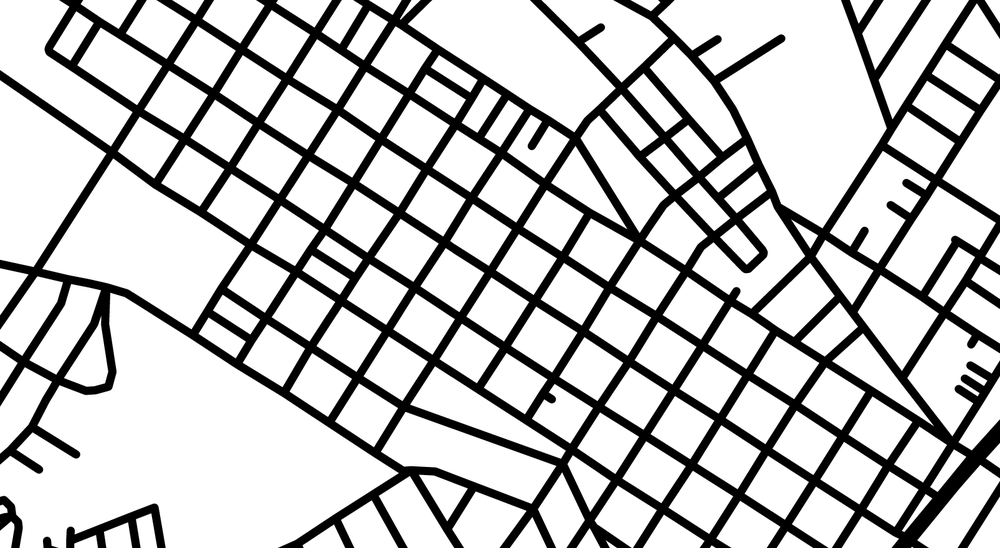
//> input picture data/img/cidadeUniversitaria2.png, 1000 x 548 px, shrunk from 1605 x 879 before the run
$ ./main   (built with g++ and OpenCV 4)
//> lines starting //> are read from the running program, lines starting //| are printed output that depends on the picture; after the words box and inside, x2 and y2 are one past the last pixel; in counts of white or black regions, pixels touching at a corner belong together
//> further down, image is the input picture: 548 rows x 1000 cols, CV_8UC3; min 0, max 255, mean 193.2
### src/ImageMap.hpp
#ifndef IMAGE_MAP_HPP
#define IMAGE_MAP_HPP

#include <string>
#include <opencv2/opencv.hpp>

class ImageMap
{
private:

	cv::Mat image;

	/**
	 * Método responsável por converter a imagem em uma imagem binaria
	 */
	void imgBinary( cv::Mat& mapMat );

	/**
	 * Perform one thinning iteration.
	 * Normally you wouldn't call this function directly from your code.
	 *
	 * @param  im    Binary image with range = 0-1
	 * @param  iter  0=even, 1=odd
	 */
	void thinningIteration(cv::Mat& im, int iter);

	/**
	 * Function for thinning the given binary image
	 *
	 * @param  im  Binary image with range = 0-255
	 */
	void thinning(cv::Mat& im);

	/**
	 * Método responsável por converter a imagem em niveis de cinza	 *
	 */
	void grayScale( cv::Mat& mapMat );

public:
	/**
	 * Construtor
	 * @param filename
	 */
	ImageMap( const cv::Mat mapMat );
};

#endif

### src/ImageMap.cpp
#include "ImageMap.hpp"


/**
 * Construtor da classe ImageMap
 * @param map Mat do mapa
 */
ImageMap::ImageMap( cv::Mat mapMat )
{
	imgBinary( mapMat );
	thinning(mapMat);
	cv::imshow("picas", mapMat);
}

void ImageMap::grayScale( cv::Mat& mapMat )
{
	cv::cvtColor( mapMat, mapMat, CV_RGB2GRAY );
}


void ImageMap::imgBinary( cv::Mat& mapMat )
{
	//cv::Mat dstDilate;
	//cv::Mat dstErode;
	grayScale(mapMat);
	cv::threshold(mapMat, mapMat, 240, 250, cv::THRESH_BINARY_INV );
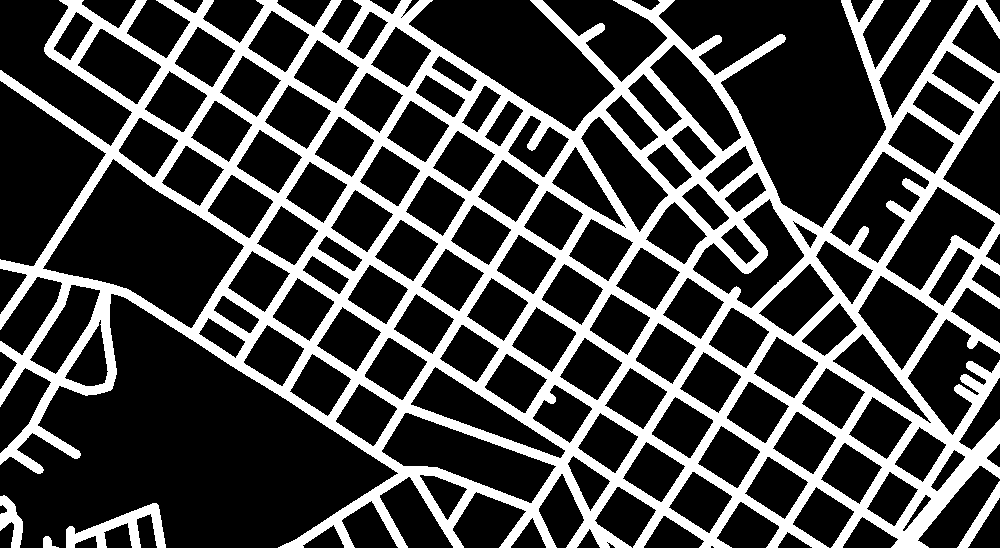
//> mapMat: 548 rows x 1000 cols, CV_8UC1; values 0 (black) and 250 (white), 26.9% white; 5 white regions, box (x1, y1, x2, y2) and area: (0, 0, 1000, 548) 144454, (66, 503, 166, 548) 1748, (0, 495, 23, 548) 663, (957, 481, 1000, 548) 652, (43, 536, 59, 548) 109
	cv::imshow("dif", mapMat);
}


/**
 * Perform one thinning iteration.
 * Normally you wouldn't call this function directly from your code.
 *
 * @param  im    Binary image with range = 0-1
 * @param  iter  0=even, 1=odd
 */
void ImageMap::thinningIteration(cv::Mat& im, int iter)
{
    cv::Mat marker = cv::Mat::zeros(im.size(), CV_8UC1);

    for (int i = 1; i < im.rows-1; i++)
    {
        for (int j = 1; j < im.cols-1; j++)
        {
            uchar p2 = im.at<uchar>(i-1, j);
            uchar p3 = im.at<uchar>(i-1, j+1);
            uchar p4 = im.at<uchar>(i, j+1);
            uchar p5 = im.at<uchar>(i+1, j+1);
            uchar p6 = im.at<uchar>(i+1, j);
            uchar p7 = im.at<uchar>(i+1, j-1);
            uchar p8 = im.at<uchar>(i, j-1);
            uchar p9 = im.at<uchar>(i-1, j-1);

            int A  = (p2 == 0 && p3 == 1) + (p3 == 0 && p4 == 1) +
                     (p4 == 0 && p5 == 1) + (p5 == 0 && p6 == 1) +
                     (p6 == 0 && p7 == 1) + (p7 == 0 && p8 == 1) +
                     (p8 == 0 && p9 == 1) + (p9 == 0 && p2 == 1);
            int B  = p2 + p3 + p4 + p5 + p6 + p7 + p8 + p9;
            int m1 = iter == 0 ? (p2 * p4 * p6) : (p2 * p4 * p8);
            int m2 = iter == 0 ? (p4 * p6 * p8) : (p2 * p6 * p8);

            if (A == 1 && (B >= 2 && B <= 6) && m1 == 0 && m2 == 0)
                marker.at<uchar>(i,j) = 1;
        }
    }

    im &= ~marker;
}

/**
 * Function for thinning the given binary image
 *
 * @param  im  Binary image with range = 0-255
 */
void ImageMap::thinning(cv::Mat& im)
{
    im /= 255;

    cv::Mat prev = cv::Mat::zeros(im.size(), CV_8UC1);
    cv::Mat diff;

    do {
        thinningIteration(im, 0);
        thinningIteration(im, 1);
        cv::absdiff(im, prev, diff);
        im.copyTo(prev);
    }
    while (cv::countNonZero(diff) > 0);
//> this loop made 11 passes
//> pass 1, in thinningIteration, `im &= ~marker;`:
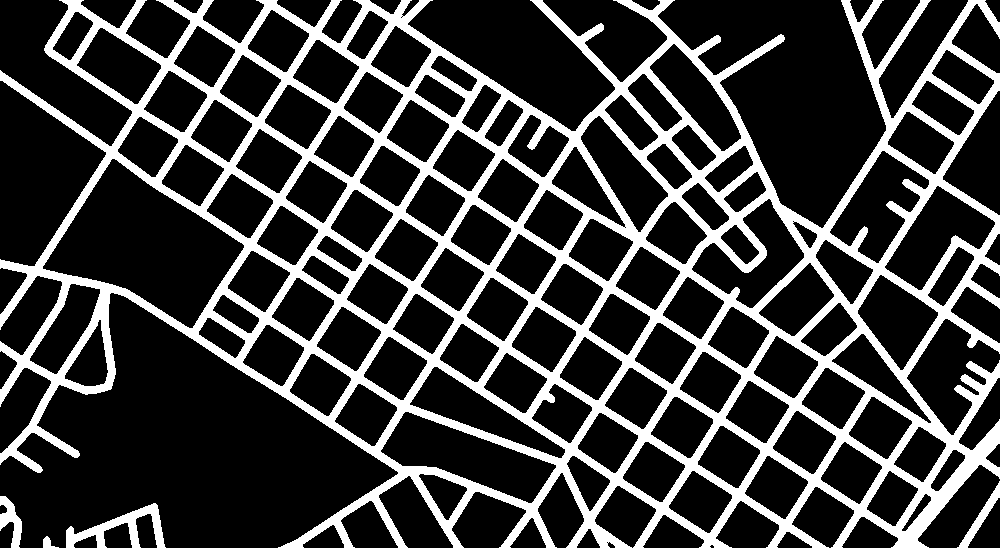
//> im: 548 rows x 1000 cols, CV_8UC1; values 0 (black) and 1 (white), 23.4% white; 5 white regions, box (x1, y1, x2, y2) and area: (0, 0, 1000, 548) 125441, (66, 503, 166, 548) 1548, (0, 496, 22, 548) 588, (957, 481, 1000, 548) 562, (43, 536, 59, 548) 95
//> pass 1, in thinningIteration (call 2), `im &= ~marker;`:
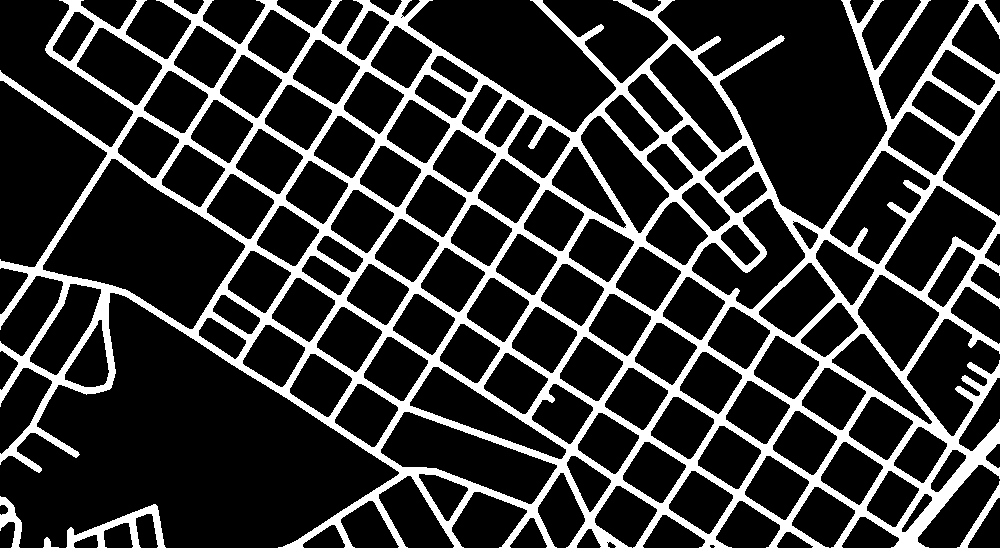
//> im: 548 rows x 1000 cols, CV_8UC1; values 0 (black) and 1 (white), 19.8% white; 5 white regions, box (x1, y1, x2, y2) and area: (0, 0, 1000, 548) 106093, (66, 504, 166, 548) 1336, (0, 496, 22, 548) 519, (957, 481, 1000, 548) 468, (43, 537, 59, 548) 76
//> pass 2, in thinningIteration (call 3), `im &= ~marker;`:
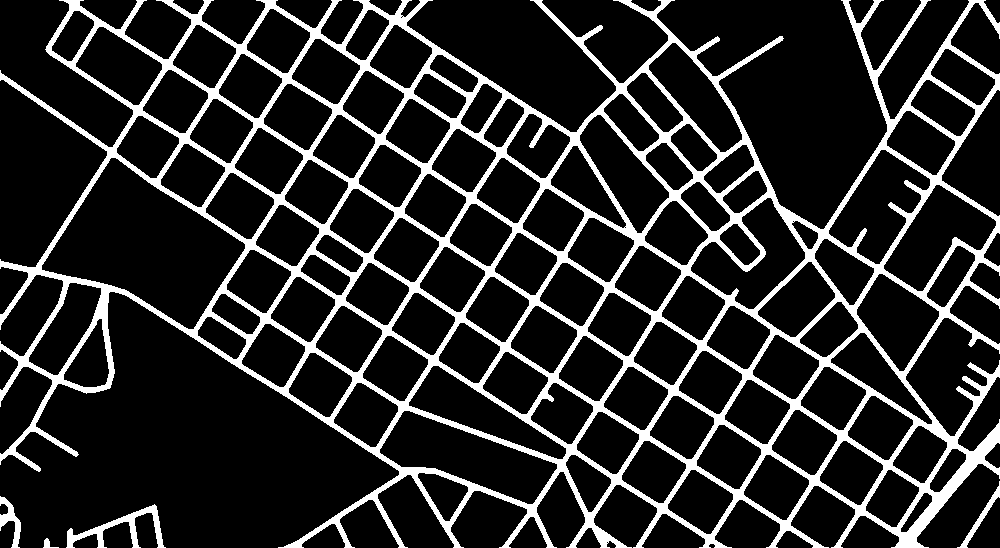
//> im: 548 rows x 1000 cols, CV_8UC1; values 0 (black) and 1 (white), 16.1% white; 5 white regions, box (x1, y1, x2, y2) and area: (0, 0, 1000, 548) 86399, (66, 504, 166, 548) 1126, (0, 496, 21, 548) 442, (957, 481, 1000, 548) 379, (43, 538, 59, 548) 63
//> pass 2, in thinningIteration (call 4), `im &= ~marker;`:
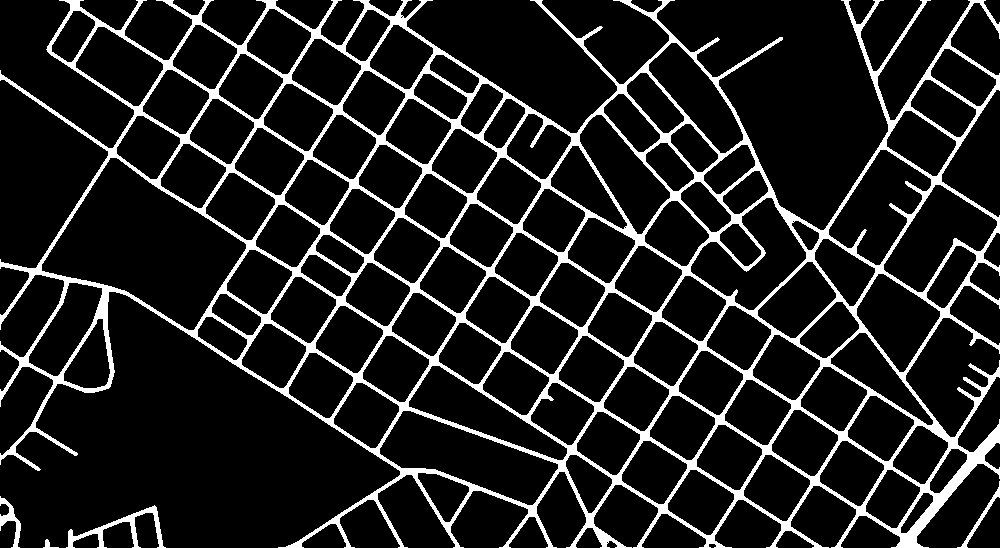
//> im: 548 rows x 1000 cols, CV_8UC1; values 0 (black) and 1 (white), 12.4% white; 5 white regions, box (x1, y1, x2, y2) and area: (0, 0, 1000, 548) 66538, (66, 505, 166, 548) 914, (0, 496, 21, 548) 371, (957, 481, 1000, 548) 287, (43, 539, 59, 548) 51
//> after the loop:
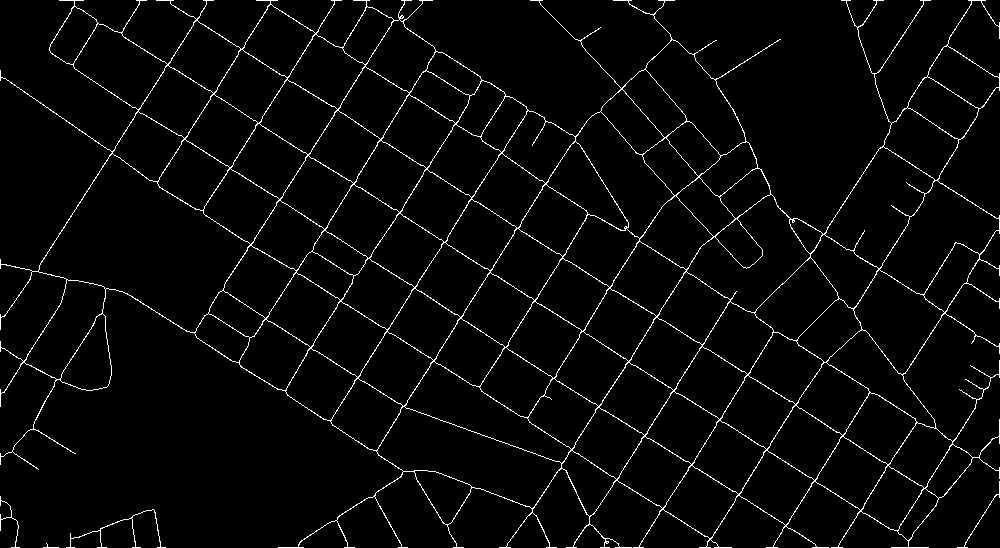
//> im: 548 rows x 1000 cols, CV_8UC1; values 0 (black) and 1 (white), 3.2% white in thin lines or dots
//> after the loop: diff: 548 rows x 1000 cols, CV_8UC1; every value is 0

    im *= 255;
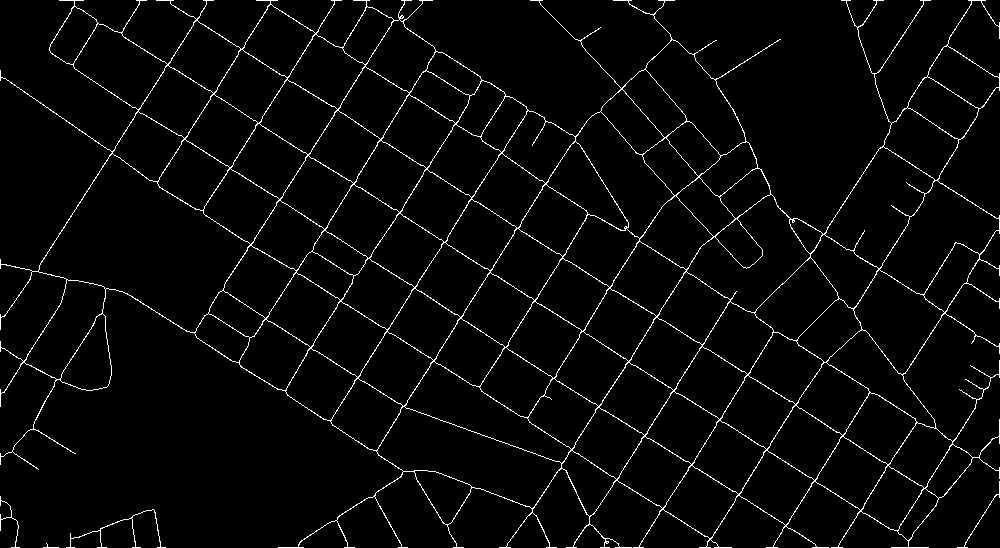
//> im: 548 rows x 1000 cols, CV_8UC1; 3.2% white in thin lines or dots
}

### src/main.cpp
#include <stdio.h>
#include <opencv2/opencv.hpp>
#include <list>
#include "ImageMap.hpp"


using namespace cv;


int main( int argc, char** argv )
{
	cv::Mat image;
	image = imread( "data/img/cidadeUniversitaria2.png", 1 );
	//image = imread( "data/img/bonas3.png", 1 );

	//std::list< cv::Mat > lista;
	//lista.push_back( image );
	ImageMap map(image);


	waitKey(0);

	return 0;
}

$ run again, with data/img/cidadeUniversitaria.png copied over data/img/cidadeUniversitaria2.png
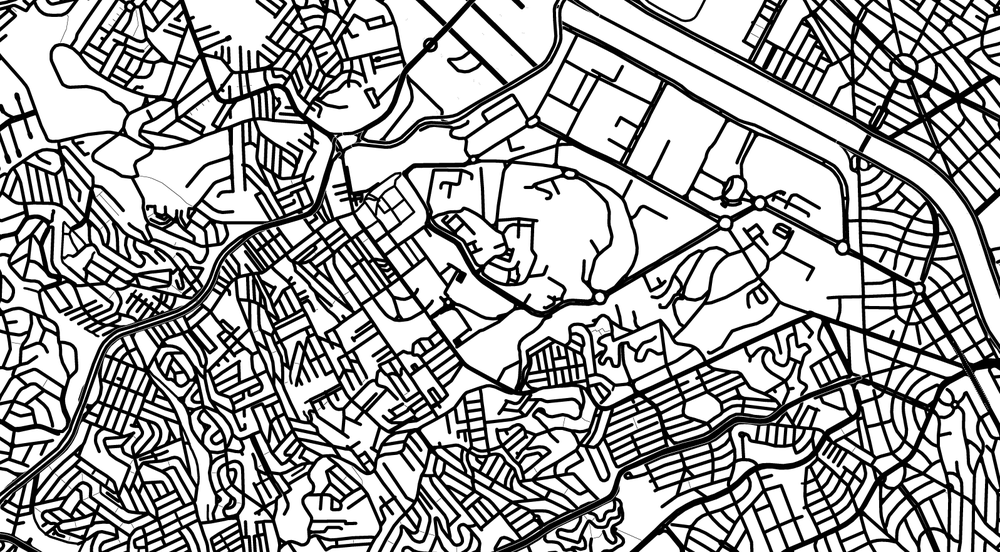
//> input picture data/img/cidadeUniversitaria.png, 1000 x 552 px, shrunk from 1597 x 882 before the run
//> image is the input picture: 552 rows x 1000 cols, CV_8UC3; min 0, max 255, mean 169.9
//> in imgBinary, `cv::threshold(mapMat, mapMat, 240, 250, cv::THRESH_BINARY_INV );`:
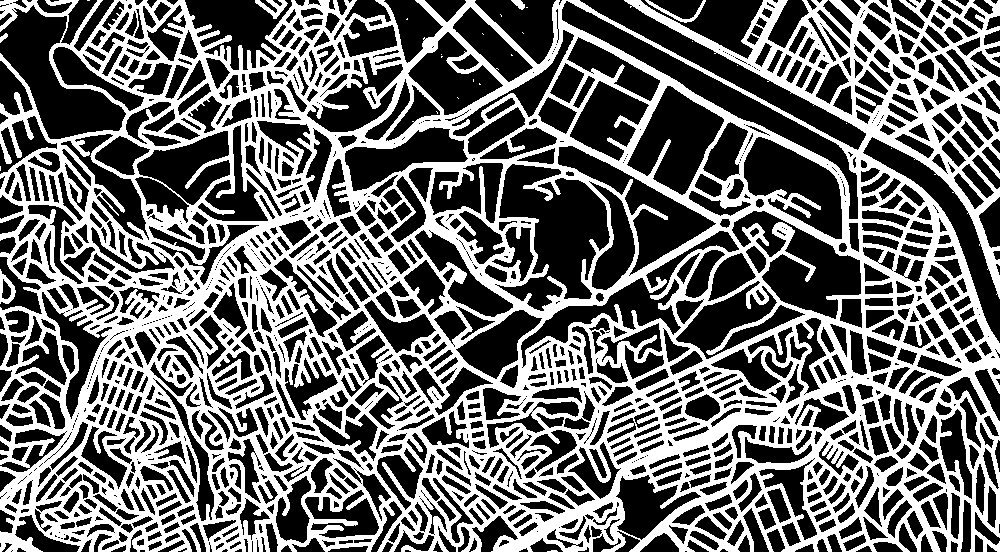
//> mapMat: 552 rows x 1000 cols, CV_8UC1; values 0 (black) and 250 (white), 42.3% white; 25 white regions (19 under 20 px), largest, box (x1, y1, x2, y2) and area: (0, 0, 1000, 552) 232796, (255, 0, 288, 19) 261, (645, 0, 706, 23) 252, (0, 269, 16, 304) 246, (511, 0, 525, 10) 79, (0, 33, 8, 43) 41
//> in thinning, `im *= 255;`:
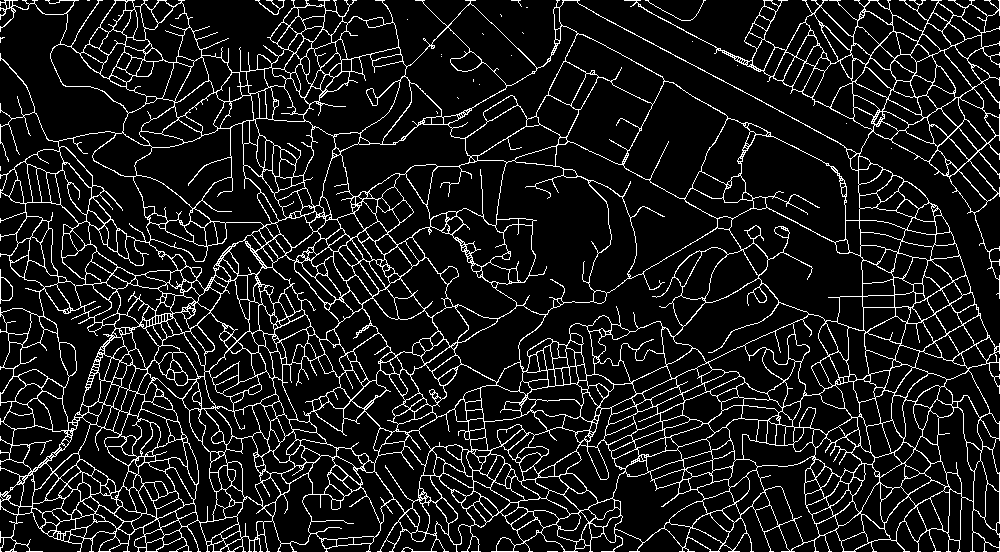
//> im: 552 rows x 1000 cols, CV_8UC1; 10.4% white in thin lines or dots

$ run again, with data/img/rua.png copied over data/img/cidadeUniversitaria2.png
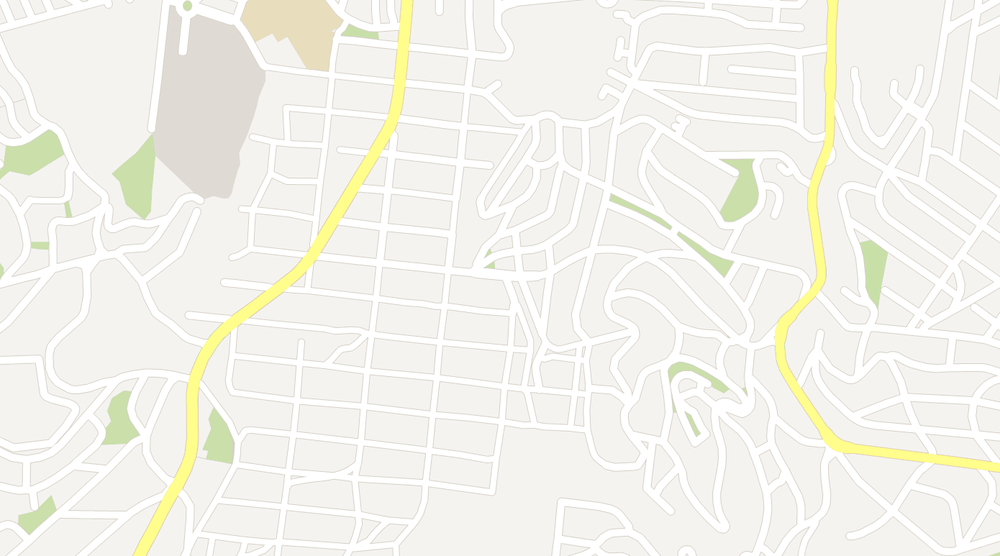
//> input picture data/img/rua.png, 1000 x 556 px, shrunk from 1390 x 773 before the run
//> image is the input picture: 556 rows x 1000 cols, CV_8UC3; mean B, G, R 236.5, 243.2, 243.9
//> in imgBinary, `cv::threshold(mapMat, mapMat, 240, 250, cv::THRESH_BINARY_INV );`:
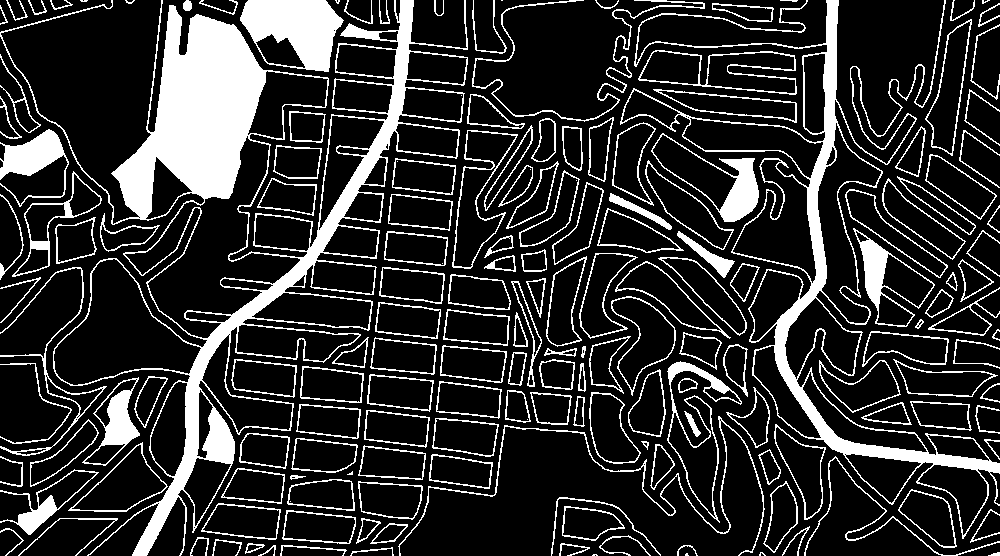
//> mapMat: 556 rows x 1000 cols, CV_8UC1; values 0 (black) and 250 (white), 18.4% white; 182 white regions (17 under 20 px), largest, box (x1, y1, x2, y2) and area: (0, 0, 468, 556) 35547, (620, 0, 1000, 539) 13347, (240, 0, 344, 72) 4720
//> in thinning, `im *= 255;`:
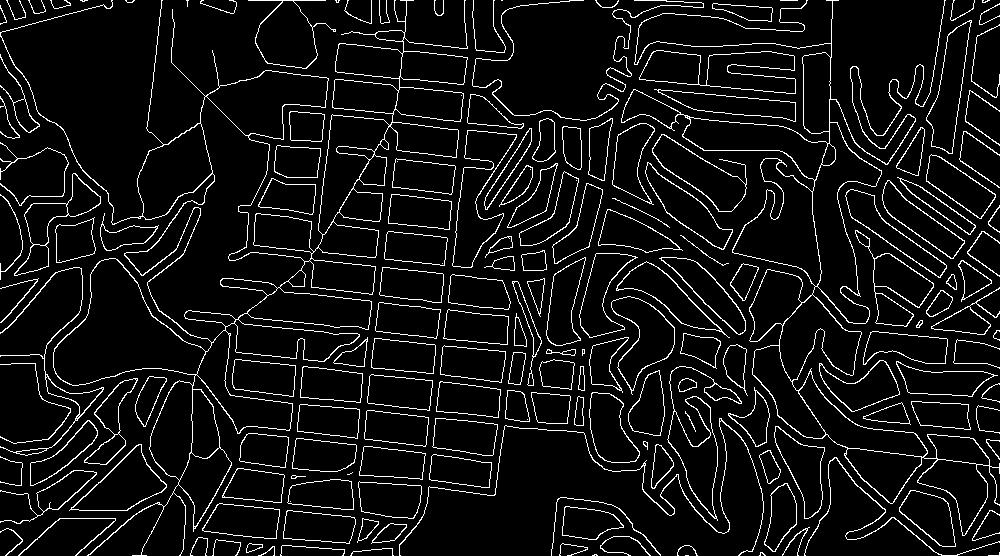
//> im: 556 rows x 1000 cols, CV_8UC1; 7.1% white in thin lines or dots
